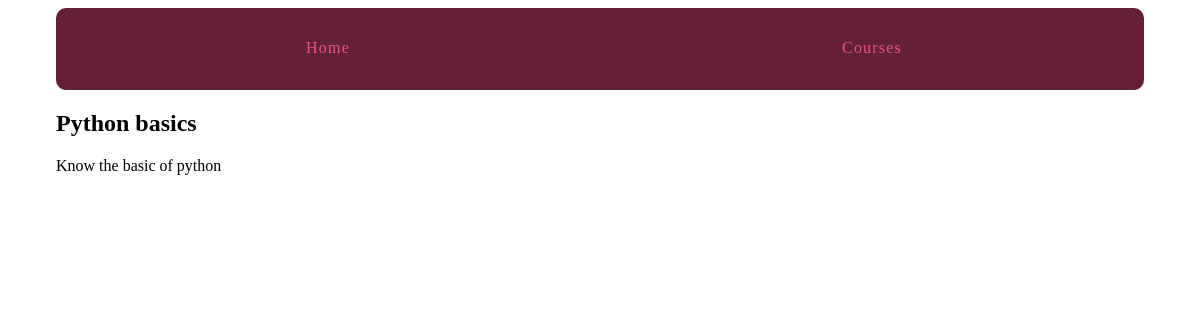
Before: /courses/1/ with the older database file.
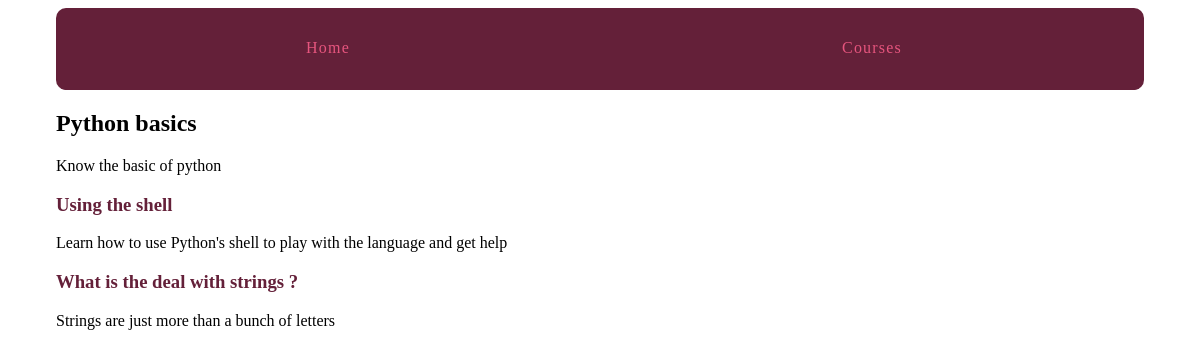
After: the same page with the newer database file.
### courses/models.py (models this page shows, shortened)
class Step(models.Model):
    title = models.CharField(max_length=255)
    description = models.TextField()
    content = models.TextField(blank=True, default='')
    order = models.IntegerField(default=0)
    course = models.ForeignKey(Course)
    class Meta:
        ordering = ['order',]

### courses/views.py (the view)
# urls.py: url(r'(?P<pk>\d+)/$', views.course_detail, name='detail'),
def course_detail(request, pk):
    course = get_object_or_404(Course, pk=pk)
    return render(request, 'courses/course_detail.html', {'course': course})

### courses/templates/courses/course_detail.html (shortened to what this page needs)
{% extends "layout.html" %}
{% block content %}
<article>
    <h2>{{ course.title }}</h2>
    {{ course.description }}
    <section>
        {% for step in course.step_set.all %}
            <h3>
                <a href="{% url 'courses:step' course_pk=step.course.pk step_pk=step.pk %}">{{ step.title }}</a>
            </h3>
            {{ step.description }}
        {% endfor %}
    </section>
</article>
{% endblock %}

Changed rows visible on the page:
added Step: title "Using the shell", description "Learn how to use Python's shell to play with the language and get help"
added Step: title "What is the deal with strings ?", description "Strings are just more than a bunch of letters"
